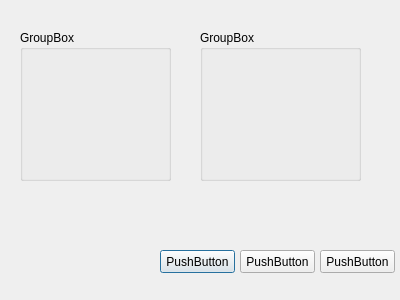
<?xml version="1.0" encoding="UTF-8"?>
<ui version="4.0">
 <class>setting</class>
 <widget class="QDialog" name="setting">
  <property name="geometry">
   <rect>
    <x>0</x>
    <y>0</y>
    <width>400</width>
    <height>300</height>
   </rect>
  </property>
  <property name="windowTitle">
   <string>Dialog</string>
  </property>
  <widget class="QPushButton" name="pushButton">
   <property name="geometry">
    <rect>
     <x>160</x>
     <y>250</y>
     <width>75</width>
     <height>23</height>
    </rect>
   </property>
   <property name="text">
    <string>PushButton</string>
   </property>
  </widget>
  <widget class="QPushButton" name="pushButton_2">
   <property name="geometry">
    <rect>
     <x>240</x>
     <y>250</y>
     <width>75</width>
     <height>23</height>
    </rect>
   </property>
   <property name="text">
    <string>PushButton</string>
   </property>
  </widget>
  <widget class="QPushButton" name="pushButton_3">
   <property name="geometry">
    <rect>
     <x>320</x>
     <y>250</y>
     <width>75</width>
     <height>23</height>
    </rect>
   </property>
   <property name="text">
    <string>PushButton</string>
   </property>
  </widget>
  <widget class="QGroupBox" name="groupBox">
   <property name="geometry">
    <rect>
     <x>20</x>
     <y>30</y>
     <width>151</width>
     <height>151</height>
    </rect>
   </property>
   <property name="title">
    <string>GroupBox</string>
   </property>
  </widget>
  <widget class="QGroupBox" name="groupBox_2">
   <property name="geometry">
    <rect>
     <x>200</x>
     <y>30</y>
     <width>161</width>
     <height>151</height>
    </rect>
   </property>
   <property name="title">
    <string>GroupBox</string>
   </property>
  </widget>
 </widget>
 <resources/>
 <connections/>
</ui>
